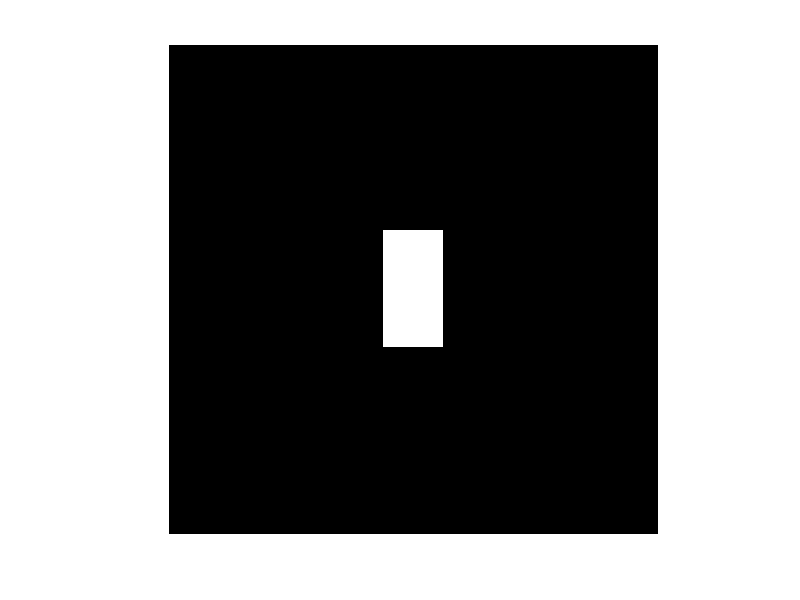
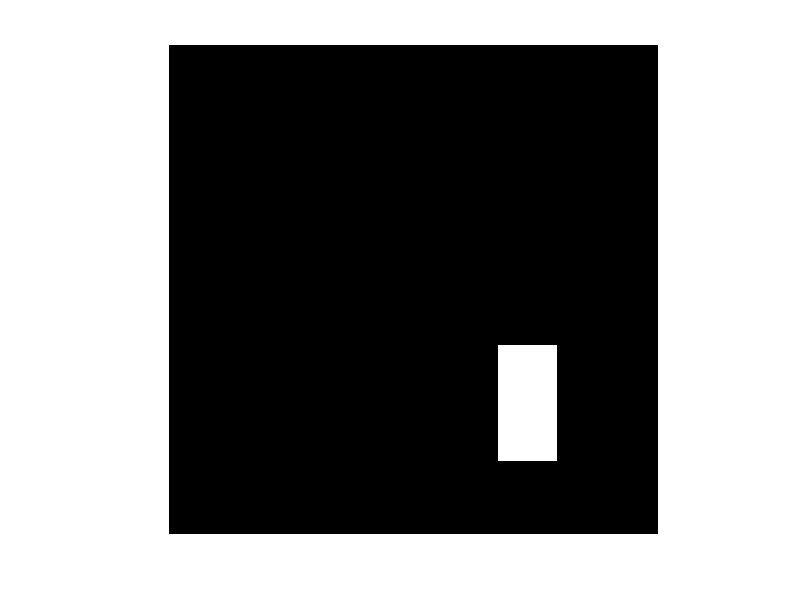
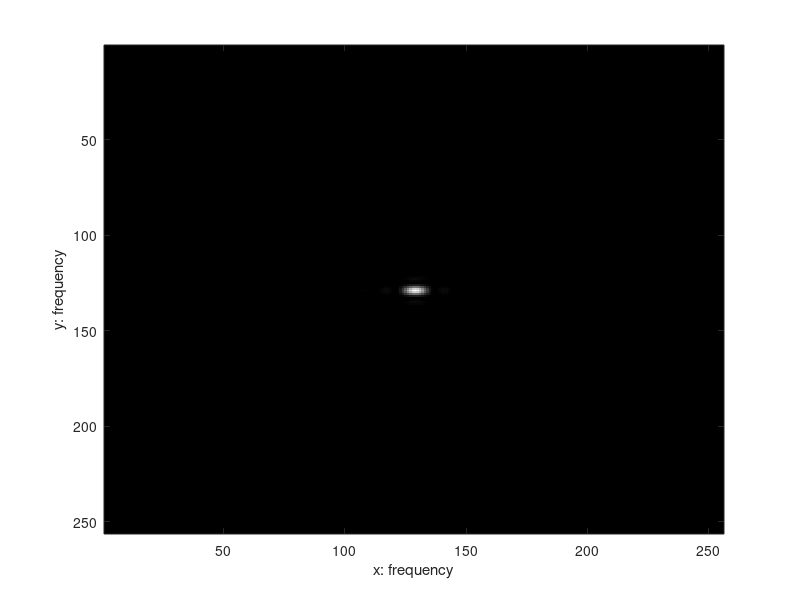
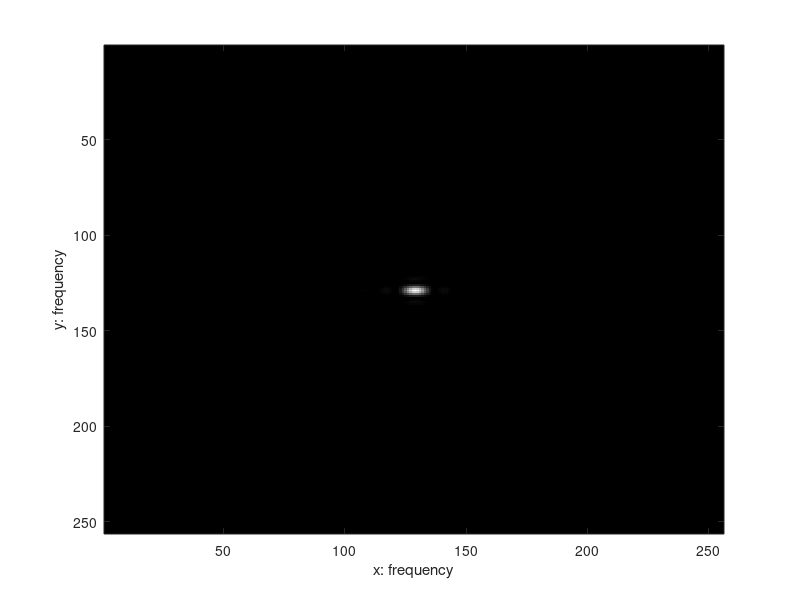

Reproduce these figures in MATLAB, in order.
clear; close all;
H = 256;
W = 256;
img1 = zeros(H,W);
img1(H/2-30:H/2+30,W/2-15:W/2+15) = 255;
figure;
imshow(img1);
img2 = zeros(H,W);
img2(H/2+60-30:H/2+60+30,W/2+60-15:W/2+60+15) = 255;
figure;
imshow(img2);

img1_fft = abs(fftshift(fft2(img1))).^2;
img2_fft = abs(fftshift(fft2(img2))).^2;

fig0 = figure;
colormap('gray');
imagesc(img1_fft);
xlabel('x: frequency');
ylabel('y: frequency');
fig1 = figure;
colormap('gray');
imagesc(img2_fft);
xlabel('x: frequency');
ylabel('y: frequency');

diff = img2_fft - img1_fft;
diff_max = max(max(diff));
diff_min = min(min(diff));